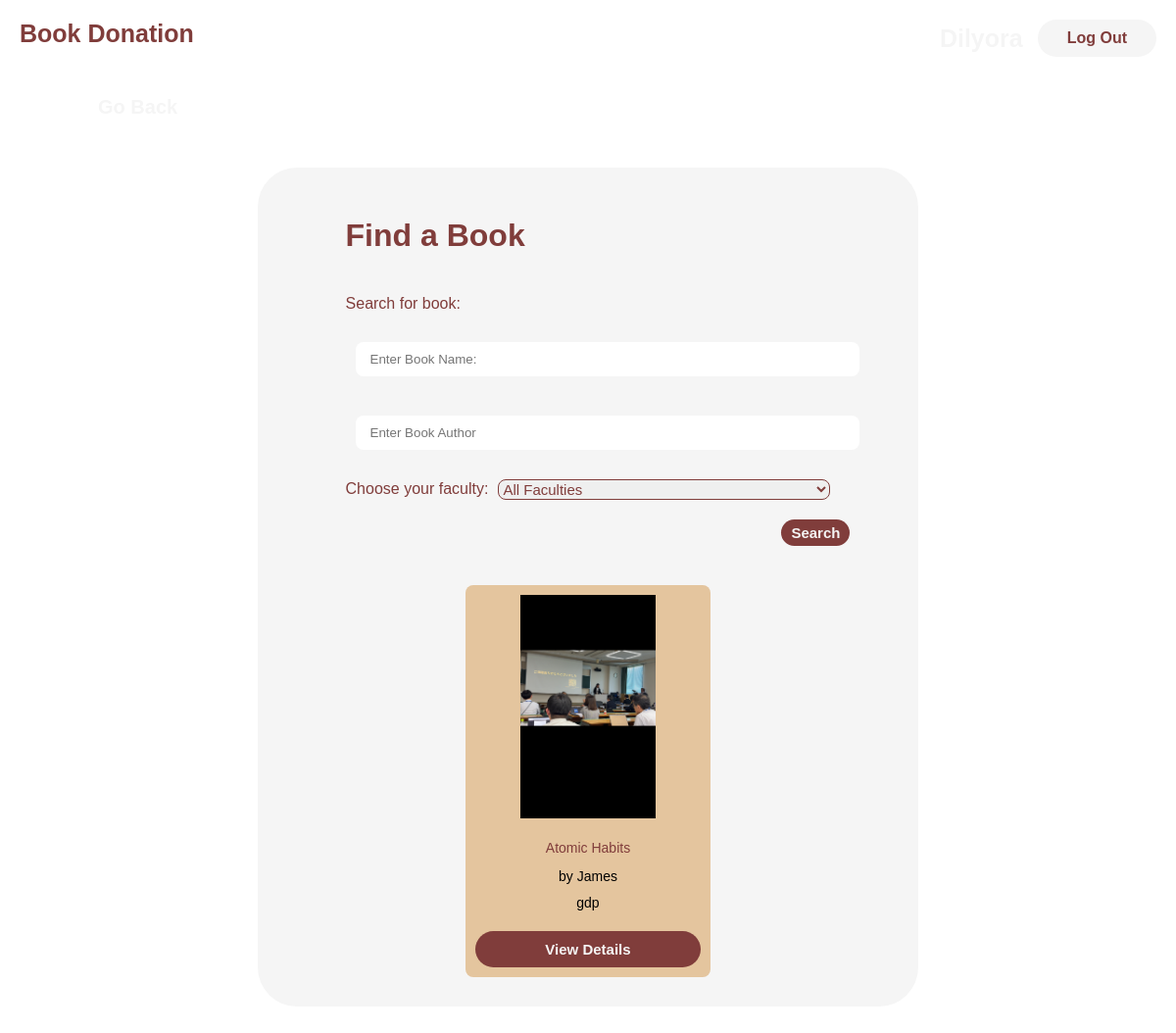
Page /receive (signed in) on the committed database.
### app/models.py (models this page shows)
class Book(db.Model):
    id = db.Column(db.Integer, primary_key=True)
    requests = db.relationship(
    "BookRequest",
    backref="book",
    cascade="all, delete-orphan"
)
    book_name = db.Column(db.String(100), nullable=False)
    book_author = db.Column(db.String(100), nullable=False)
    faculty = db.Column(db.String(50), nullable=False)
    book_image = db.Column(db.String(200), nullable=True)
    date_added = db.Column(db.DateTime, default=datetime.utcnow)
    user_id = db.Column(db.Integer, db.ForeignKey("user.id"), nullable=True)
    requests = db.relationship("BookRequest", backref="book", lazy=True)
    comments = db.relationship("Comments", backref="book", lazy=True)

### app/routes/receive.py (the view)
@receive_bp.route("/receive")
def receive():
    books = Book.query.all()  # later to  add search filtering
    return render_template("receive.html", books=books)

### app/templates/receive.html (shortened to what this page needs)
{% extends 'base.html' %}
{% block body %}
<div class="main receive-page">
  <div class="receive-container">
    <form class="find-book">
      <h1>Find a Book</h1>
      <label for="find-book">Search for book:</label>
      <input type="text" name="find_book" id="find-name" placeholder="Enter Book Name:" required>
      <input type="text" name="find_author" id="find-author" placeholder="Enter Book Author" required>
      <div class="form-row">
        <label for="faculty">Choose your faculty:</label>
        <select name="faculty" id="faculty">
          <option value="">All Faculties</option>
        </select>
      </div>
      <button class="searchBtn">Search</button>
    </form>
    <div class="book-grid" id="book-grid">
      {% for book in books %}
      <div class="book-card" data-title="{{ book.book_name}}" data-faculty="{{ book.faculty }}">
        {% if book.book_image %}
          <img src="{{url_for('static', filename=book.book_image.split('static/')[-1]) }}" alt="{{ book.book_name }}">
        {% endif %}
        <div class="book-info">
          <div class="book-title">{{ book.book_name }}</div>
          <div class="book-author">by {{ book.book_author }}</div>
          <div class="book-faculty">{{ book.faculty }}</div>
        </div>
        <a href="{{ url_for('books.book_details', book_id=book.id) }}" class="requestBtn">View Details</a>
      </div>
        {% endfor %}
    </div>
  </div>
</div>
{% endblock %}

### app/static/css/styles.css (style rules this page uses)
* { box-sizing: border-box; }
body, html { height: 100%; }
body { margin: 0; padding: 0; font-family: "Suisse", sans-serif; position: relative; min-height: 100vh; overflow-x: hidden; }
body::before { content: ""; position: fixed; inset: 0; background: url("../img/book-img.png") center/cover no-repeat; filter: blur(4px); z-index: -1; }
.main { display:flex; flex-direction: column; }
.donateBtn, .receiveBtn, .loginBtn, .signupBtn, .searchBtn, .requestBtn, .submit-commentBtn { border: none; padding: 15px; text-align: center; font-size: 25px; border-radius: 20px; margin: 20px; cursor: pointer; color: whitesmoke; font-weight: bolder; }
.login-page, .signup-page, .receive-page, .book-details-page, .book-quality-page, .donate-page, .my-requests-page, .edit-book-page { justify-content: center; align-items: center; padding: 30px; }
.login-container, .signup-container, .receive-container, .book-details-container, .book-quality-container, .donate-page-container, .my-requests-container, .edit-book-container { display: flex; flex-direction: column; background-color: whitesmoke; align-items: center; justify-content: center; padding: 10px 60px; border-radius: 40px; }
h1, .find-book { color: #803D3B; }
input { width: 100%; padding: 10px 15px; margin: 10px; border-radius: 8px; border: none; }
.book-grid, .my-requests-list { display: flex; flex-wrap: wrap; width:100%; justify-content: center; align-content: flex-start; gap: 25px; padding: 20px; }
.book-card, .my-requests-card { display: flex; flex-direction: column; justify-content: space-between; gap: 10px; flex: 1 1 220px; max-width: 250px; box-sizing: border-box; border-radius: 8px; padding: 10px; background-color: #E4C59E; height: 400px; }
.book-info,.my-requests-book-info { flex-grow: 1; display:flex; flex-direction: column; justify-content: flex-start; margin-top: 10px; }
.book-card img, .book-card-details img, .my-requests-card img { height: 60%; width: 100%; object-fit: contain; border-radius: 6px; }
.book-title { color: #803D3B; font-size: 20px; text-align: center; margin: 2px 0; font-size: clamp(12px, 2vw, 16px); }
.book-title, .book-author, .book-faculty, .book-added { flex: 1; text-align: center; word-wrap: break; max-width: 100%; font-size: clamp(10px, 1.8vw, 14px); }
.searchBtn { background-color: #803D3B; padding: 5px 10px; font-size: 15px; margin:0; margin-left: auto; }
.requestBtn, .submit-commentBtn { background-color: #803D3B; padding: 10px 10px; font-size: 15px; margin:0; }
.receive-container { align-items: flex-start; }
.find-book { display: flex; flex-direction: column; width: 100%; margin: 10px; padding: 10px 20px; gap: 20px; }
.form-row { display: flex; align-items: center; gap: 10px; width: 100%; color: #803D3B; white-space: nowrap; }
.form-row select { border: 1px solid #803D3B; border-radius: 8px; color: #803D3B; font-size: 15px; }
a { text-decoration: none; }
.book-card div { display: flex; flex-direction: column; justify-content: space-between; }

### rows in the picture
Book: book_image (picture), book_name "Atomic Habits", book_author "James", faculty "gdp"
